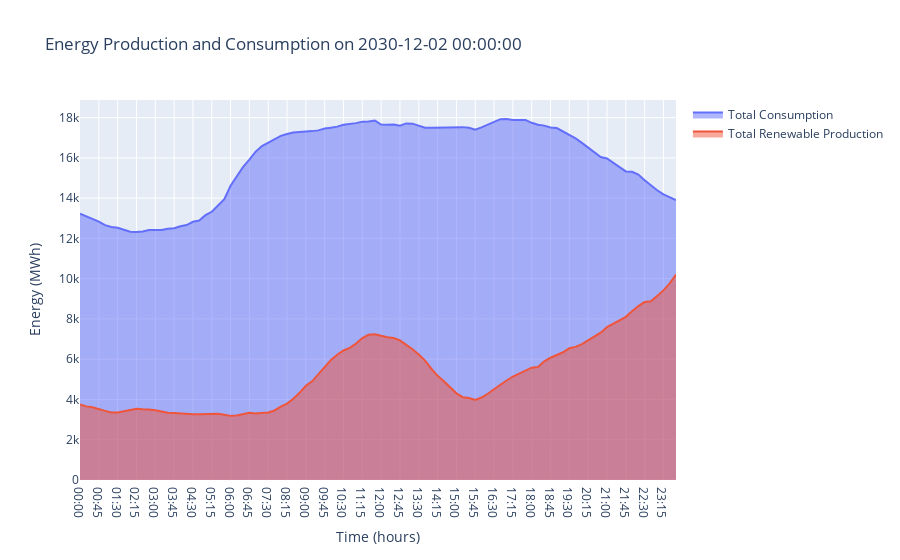
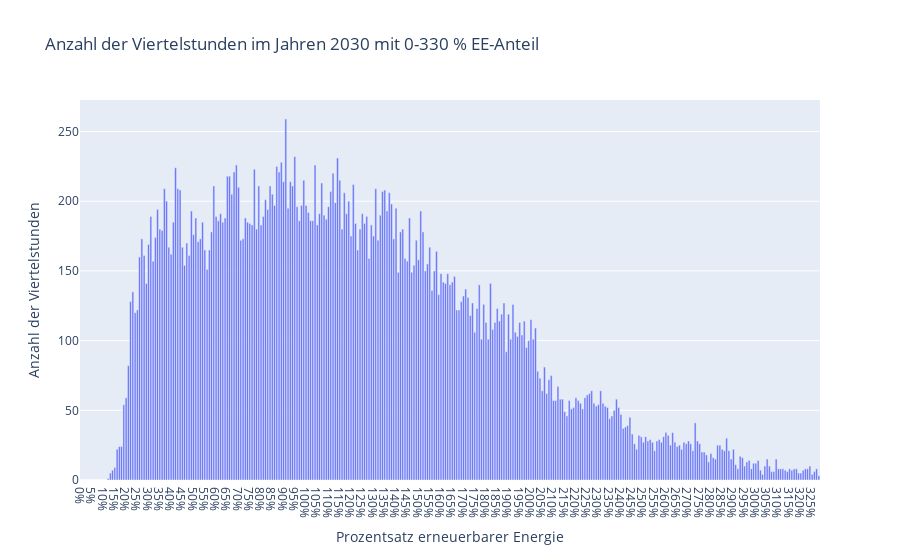
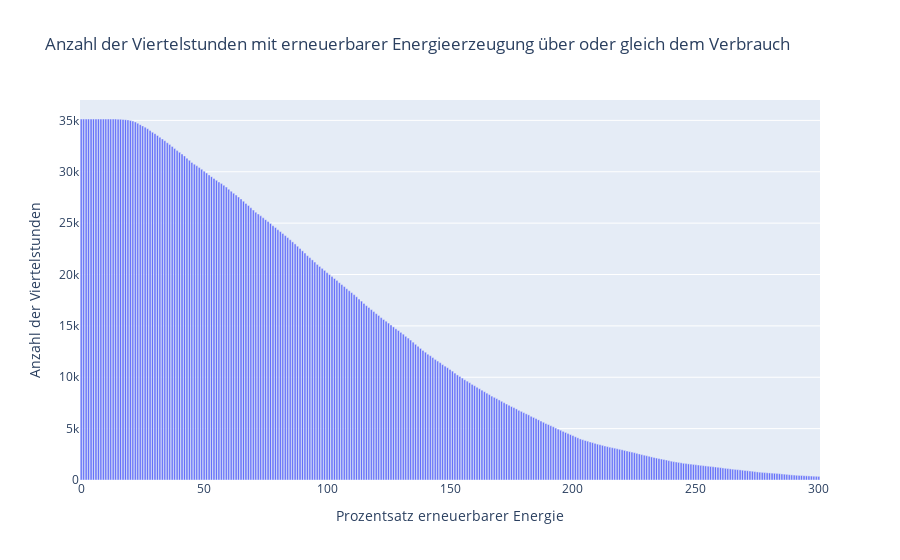
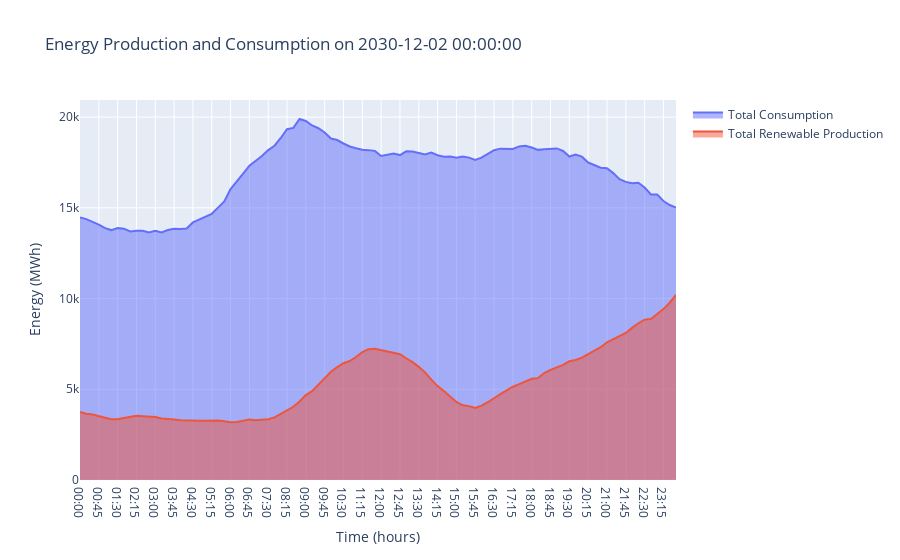

The notebook cell these images were saved under, in order:
### Code cell
def main():
    file_production = 'Realisierte_Erzeugung_202001010000_202212312359_Viertelstunde.csv'                   # File names
    file_consumption = 'Realisierter_Stromverbrauch_202001010000_202212312359_Viertelstunde.csv'
    load_profile_df = read_load_profile('Lastprofile_SWKiel.xls')

    # Read and clean data
    production_df, consumption_df, total_renewable_production, total_consumption, data_by_year = read_and_clean_data(file_production, file_consumption)
    
    # Find dark lulls for the years 2020-2022
    find_dark_lulls_for_years(production_df, columns_to_clean=['Biomass', 'Hydroelectric', 'Wind Offshore', 'Wind Onshore', 'Photovoltaic', 'Other Renewable'])

    # Berechnung und Anzeige des Histogramms für erneuerbare Anteile
    #calculate_and_display_renewable_shares_histogram(total_renewable_production, total_consumption)
    #calculate_and_display_data_by_year(data_by_year)

    #plot_energy_consumption_and_production(production_df, consumption_df, columns_to_clean=['Biomass', 'Hydroelectric', 'Wind Offshore', 'Wind Onshore', 'Photovoltaic', 'Other Renewable'])

    date = get_date() # Get the selected date from the user
    print("gut")
    process_and_plot_2030_dataGut(production_df, consumption_df, load_profile_df, date)
    print("gut mit Lastprofile")
    process_and_plot_2030_dataGut2(production_df, consumption_df, load_profile_df, date)
    print("schlecht")
    #process_and_plot_2030_dataSchlecht(production_df, consumption_df, load_profile_df, date)
    print("MITTEL")
    #process_and_plot_2030_dataMi(production_df, consumption_df, load_profile_df, date)
    
    print(load_profile_df)

if __name__ == "__main__":
    main()

### Figure 1 — Plotly figure (JSON) as saved in the notebook; plotly's stock layout.template omitted (floating-point values rounded to 4 significant figures)
{"data": [{"fill": "tozeroy", "mode": "lines", "name": "Total Consumption", "type": "scatter", "x": ["00:00", "00:15", "00:30", "00:45", "01:00", "01:15", "01:30", "01:45", "02:00", "02:15", "02:30", "02:45", "03:00", "03:15", "03:30", "03:45", "04:00", "04:15", "04:30", "04:45", "05:00", "05:15", "05:30", "05:45", "06:00", "06:15", "06:30", "06:45", "07:00", "07:15", "07:30", "07:45", "08:00", "08:15", "08:30", "08:45", "09:00", "09:15", "09:30", "09:45", "10:00", "10:15", "10:30", "10:45", "11:00", "11:15", "11:30", "11:45", "12:00", "12:15", "12:30", "12:45", "13:00", "13:15", "13:30", "13:45", "14:00", "14:15", "14:30", "14:45", "15:00", "15:15", "15:30", "15:45", "16:00", "16:15", "16:30", "16:45", "17:00", "17:15", "17:30", "17:45", "18:00", "18:15", "18:30", "18:45", "19:00", "19:15", "19:30", "19:45", "20:00", "20:15", "20:30", "20:45", "21:00", "21:15", "21:30", "21:45", "22:00", "22:15", "22:30", "22:45", "23:00", "23:15", "23:30", "23:45"], "y": [13220.0, 13090.0, 12970.0, 12830.0, 12660.0, 12570.0, 12530.0, 12430.0, 12330.0, 12320.0, 12350.0, 12420.0, 12410.0, 12410.0, 12480.0, 12510.0, 12610.0, 12660.0, 12830.0, 12890.0, 13150.0, 13320.0, 13630.0, 13950.0, 14610.0, 15110.0, 15550.0, 15910.0, 16300.0, 16580.0, 16750.0, 16910.0, 17090.0, 17180.0, 17260.0, 17280.0, 17290.0, 17330.0, 17370.0, 17450.0, 17500.0, 17550.0, 17640.0, 17680.0, 17730.0, 17800.0, 17810.0, 17860.0, 17660.0, 17650.0, 17660.0, 17600.0, 17710.0, 17700.0, 17590.0, 17490.0, 17500.0, 17500.0, 17510.0, 17500.0, 17520.0, 17530.0, 17490.0, 17400.0, 17520.0, 17650.0, 17810.0, 17920.0, 17930.0, 17890.0, 17890.0, 17890.0, 17740.0, 17650.0, 17600.0, 17510.0, 17480.0, 17320.0, 17120.0, 16970.0, 16740.0, 16500.0, 16300.0, 16040.0, 15970.0, 15750.0, 15520.0, 15330.0, 15310.0, 15170.0, 14880.0, 14620.0, 14390.0, 14190.0, 14030.0, 13910.0]}, {"fill": "tozeroy", "mode": "lines", "name": "Total Renewable Production", "type": "scatter", "x": ["00:00", "00:15", "00:30", "00:45", "01:00", "01:15", "01:30", "01:45", "02:00", "02:15", "02:30", "02:45", "03:00", "03:15", "03:30", "03:45", "04:00", "04:15", "04:30", "04:45", "05:00", "05:15", "05:30", "05:45", "06:00", "06:15", "06:30", "06:45", "07:00", "07:15", "07:30", "07:45", "08:00", "08:15", "08:30", "08:45", "09:00", "09:15", "09:30", "09:45", "10:00", "10:15", "10:30", "10:45", "11:00", "11:15", "11:30", "11:45", "12:00", "12:15", "12:30", "12:45", "13:00", "13:15", "13:30", "13:45", "14:00", "14:15", "14:30", "14:45", "15:00", "15:15", "15:30", "15:45", "16:00", "16:15", "16:30", "16:45", "17:00", "17:15", "17:30", "17:45", "18:00", "18:15", "18:30", "18:45", "19:00", "19:15", "19:30", "19:45", "20:00", "20:15", "20:30", "20:45", "21:00", "21:15", "21:30", "21:45", "22:00", "22:15", "22:30", "22:45", "23:00", "23:15", "23:30", "23:45"], "y": [3748.0, 3657.0, 3615.0, 3511.0, 3435.0, 3352.0, 3348.0, 3419.0, 3474.0, 3535.0, 3509.0, 3507.0, 3466.0, 3393.0, 3342.0, 3331.0, 3298.0, 3277.0, 3263.0, 3271.0, 3268.0, 3287.0, 3285.0, 3241.0, 3186.0, 3199.0, 3253.0, 3339.0, 3299.0, 3315.0, 3349.0, 3453.0, 3647.0, 3795.0, 4036.0, 4331.0, 4683.0, 4900.0, 5257.0, 5576.0, 5963.0, 6218.0, 6434.0, 6559.0, 6778.0, 7053.0, 7211.0, 7237.0, 7161.0, 7089.0, 7052.0, 6935.0, 6710.0, 6497.0, 6233.0, 5933.0, 5532.0, 5176.0, 4906.0, 4584.0, 4304.0, 4114.0, 4072.0, 3973.0, 4096.0, 4285.0, 4521.0, 4732.0, 4943.0, 5140.0, 5284.0, 5418.0, 5578.0, 5614.0, 5893.0, 6074.0, 6204.0, 6346.0, 6541.0, 6612.0, 6746.0, 6951.0, 7127.0, 7317.0, 7592.0, 7756.0, 7937.0, 8103.0, 8382.0, 8640.0, 8838.0, 8874.0, 9144.0, 9418.0, 9769.0, 10210.0]}], "layout": {"showlegend": true, "title": {"text": "Energy Production and Consumption on 2030-12-02 00:00:00"}, "xaxis": {"anchor": "y", "domain": [0, 1], "title": {"text": "Time (hours)"}}, "yaxis": {"anchor": "x", "domain": [0, 1], "title": {"text": "Energy (MWh)"}}}}

### Figure 2 — Plotly figure (JSON) as saved in the notebook; plotly's stock layout.template omitted (floating-point values rounded to 4 significant figures; data arrays with more than 128 entries replaced by an {"elided": "..."} marker saying what was removed)
{"data": [{"type": "bar", "x": {"elided": "329 int values"}, "y": {"elided": "329 int values"}}], "layout": {"title": {"text": "Anzahl der Viertelstunden im Jahren 2030 mit 0-330 % EE-Anteil"}, "xaxis": {"tickmode": "array", "ticktext": ["0%", "5%", "10%", "15%", "20%", "25%", "30%", "35%", "40%", "45%", "50%", "55%", "60%", "65%", "70%", "75%", "80%", "85%", "90%", "95%", "100%", "105%", "110%", "115%", "120%", "125%", "130%", "135%", "140%", "145%", "150%", "155%", "160%", "165%", "170%", "175%", "180%", "185%", "190%", "195%", "200%", "205%", "210%", "215%", "220%", "225%", "230%", "235%", "240%", "245%", "250%", "255%", "260%", "265%", "270%", "275%", "280%", "285%", "290%", "295%", "300%", "305%", "310%", "315%", "320%", "325%"], "tickvals": [0, 5, 10, 15, 20, 25, 30, 35, 40, 45, 50, 55, 60, 65, 70, 75, 80, 85, 90, 95, 100, 105, 110, 115, 120, 125, 130, 135, 140, 145, 150, 155, 160, 165, 170, 175, 180, 185, 190, 195, 200, 205, 210, 215, 220, 225, 230, 235, 240, 245, 250, 255, 260, 265, 270, 275, 280, 285, 290, 295, 300, 305, 310, 315, 320, 325], "title": {"text": "Prozentsatz erneuerbarer Energie"}}, "yaxis": {"title": {"text": "Anzahl der Viertelstunden"}}}}

### Figure 3 — Plotly figure (JSON) as saved in the notebook; plotly's stock layout.template omitted (floating-point values rounded to 4 significant figures; data arrays with more than 128 entries replaced by an {"elided": "..."} marker saying what was removed)
{"data": [{"type": "bar", "x": {"elided": "301 int values"}, "y": {"elided": "301 int values"}}], "layout": {"title": {"text": "Anzahl der Viertelstunden mit erneuerbarer Energieerzeugung über oder gleich dem Verbrauch"}, "xaxis": {"title": {"text": "Prozentsatz erneuerbarer Energie"}}, "yaxis": {"title": {"text": "Anzahl der Viertelstunden"}}}}

### Figure 4 — Plotly figure (JSON) as saved in the notebook; plotly's stock layout.template omitted (floating-point values rounded to 4 significant figures)
{"data": [{"fill": "tozeroy", "mode": "lines", "name": "Total Consumption", "type": "scatter", "x": ["00:00", "00:15", "00:30", "00:45", "01:00", "01:15", "01:30", "01:45", "02:00", "02:15", "02:30", "02:45", "03:00", "03:15", "03:30", "03:45", "04:00", "04:15", "04:30", "04:45", "05:00", "05:15", "05:30", "05:45", "06:00", "06:15", "06:30", "06:45", "07:00", "07:15", "07:30", "07:45", "08:00", "08:15", "08:30", "08:45", "09:00", "09:15", "09:30", "09:45", "10:00", "10:15", "10:30", "10:45", "11:00", "11:15", "11:30", "11:45", "12:00", "12:15", "12:30", "12:45", "13:00", "13:15", "13:30", "13:45", "14:00", "14:15", "14:30", "14:45", "15:00", "15:15", "15:30", "15:45", "16:00", "16:15", "16:30", "16:45", "17:00", "17:15", "17:30", "17:45", "18:00", "18:15", "18:30", "18:45", "19:00", "19:15", "19:30", "19:45", "20:00", "20:15", "20:30", "20:45", "21:00", "21:15", "21:30", "21:45", "22:00", "22:15", "22:30", "22:45", "23:00", "23:15", "23:30", "23:45"], "y": [14470.0, 14380.0, 14220.0, 14080.0, 13880.0, 13770.0, 13880.0, 13850.0, 13700.0, 13740.0, 13730.0, 13640.0, 13730.0, 13650.0, 13770.0, 13850.0, 13830.0, 13860.0, 14190.0, 14350.0, 14470.0, 14670.0, 15010.0, 15350.0, 16030.0, 16430.0, 16890.0, 17320.0, 17560.0, 17860.0, 18180.0, 18420.0, 18850.0, 19330.0, 19410.0, 19900.0, 19780.0, 19540.0, 19390.0, 19150.0, 18820.0, 18730.0, 18540.0, 18380.0, 18290.0, 18210.0, 18180.0, 18140.0, 17860.0, 17930.0, 17990.0, 17910.0, 18110.0, 18100.0, 18020.0, 17940.0, 18040.0, 17900.0, 17820.0, 17830.0, 17760.0, 17830.0, 17770.0, 17640.0, 17770.0, 17970.0, 18180.0, 18260.0, 18250.0, 18240.0, 18380.0, 18420.0, 18320.0, 18190.0, 18230.0, 18250.0, 18270.0, 18130.0, 17830.0, 17930.0, 17820.0, 17500.0, 17350.0, 17210.0, 17180.0, 16910.0, 16570.0, 16430.0, 16360.0, 16380.0, 16120.0, 15730.0, 15730.0, 15370.0, 15150.0, 15010.0]}, {"fill": "tozeroy", "mode": "lines", "name": "Total Renewable Production", "type": "scatter", "x": ["00:00", "00:15", "00:30", "00:45", "01:00", "01:15", "01:30", "01:45", "02:00", "02:15", "02:30", "02:45", "03:00", "03:15", "03:30", "03:45", "04:00", "04:15", "04:30", "04:45", "05:00", "05:15", "05:30", "05:45", "06:00", "06:15", "06:30", "06:45", "07:00", "07:15", "07:30", "07:45", "08:00", "08:15", "08:30", "08:45", "09:00", "09:15", "09:30", "09:45", "10:00", "10:15", "10:30", "10:45", "11:00", "11:15", "11:30", "11:45", "12:00", "12:15", "12:30", "12:45", "13:00", "13:15", "13:30", "13:45", "14:00", "14:15", "14:30", "14:45", "15:00", "15:15", "15:30", "15:45", "16:00", "16:15", "16:30", "16:45", "17:00", "17:15", "17:30", "17:45", "18:00", "18:15", "18:30", "18:45", "19:00", "19:15", "19:30", "19:45", "20:00", "20:15", "20:30", "20:45", "21:00", "21:15", "21:30", "21:45", "22:00", "22:15", "22:30", "22:45", "23:00", "23:15", "23:30", "23:45"], "y": [3748.0, 3657.0, 3615.0, 3511.0, 3435.0, 3352.0, 3348.0, 3419.0, 3474.0, 3535.0, 3509.0, 3507.0, 3466.0, 3393.0, 3342.0, 3331.0, 3298.0, 3277.0, 3263.0, 3271.0, 3268.0, 3287.0, 3285.0, 3241.0, 3186.0, 3199.0, 3253.0, 3339.0, 3299.0, 3315.0, 3349.0, 3453.0, 3647.0, 3795.0, 4036.0, 4331.0, 4683.0, 4900.0, 5257.0, 5576.0, 5963.0, 6218.0, 6434.0, 6559.0, 6778.0, 7053.0, 7211.0, 7237.0, 7161.0, 7089.0, 7052.0, 6935.0, 6710.0, 6497.0, 6233.0, 5933.0, 5532.0, 5176.0, 4906.0, 4584.0, 4304.0, 4114.0, 4072.0, 3973.0, 4096.0, 4285.0, 4521.0, 4732.0, 4943.0, 5140.0, 5284.0, 5418.0, 5578.0, 5614.0, 5893.0, 6074.0, 6204.0, 6346.0, 6541.0, 6612.0, 6746.0, 6951.0, 7127.0, 7317.0, 7592.0, 7756.0, 7937.0, 8103.0, 8382.0, 8640.0, 8838.0, 8874.0, 9144.0, 9418.0, 9769.0, 10210.0]}], "layout": {"showlegend": true, "title": {"text": "Energy Production and Consumption on 2030-12-02 00:00:00"}, "xaxis": {"anchor": "y", "domain": [0, 1], "title": {"text": "Time (hours)"}}, "yaxis": {"anchor": "x", "domain": [0, 1], "title": {"text": "Energy (MWh)"}}}}
